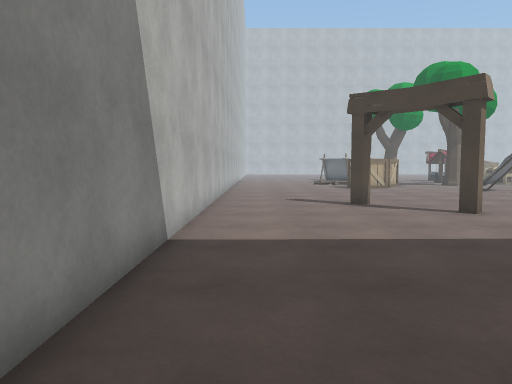
view 1 (above)

18 first-person views from a walk through a 3-D level made in the Unity game engine. The camera is 1.3 m above the floor, tilts 4° down and sees 70° across. The floor is counted in squares, 1 m on a side. Each view is taken from the middle of a square. On the plan, view 1 faces up. The plan holds only what a view shows up to about 15 squares ahead; the rest is blank. The place goes on beyond the plan. Some animated figures are not drawn. Surface patterns are stand-ins for the level's own textures.

view 2
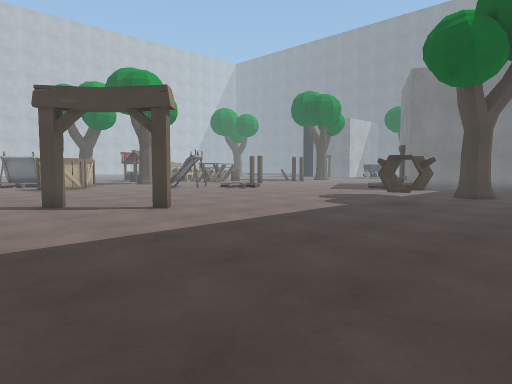

view 3
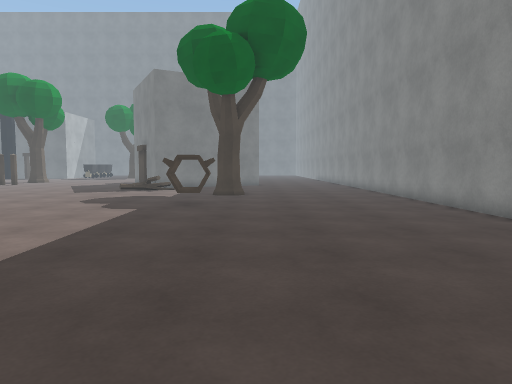

view 4
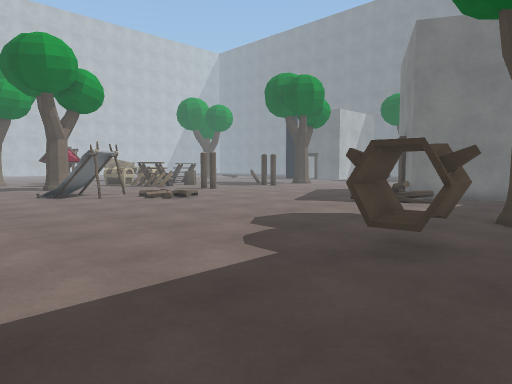

view 5
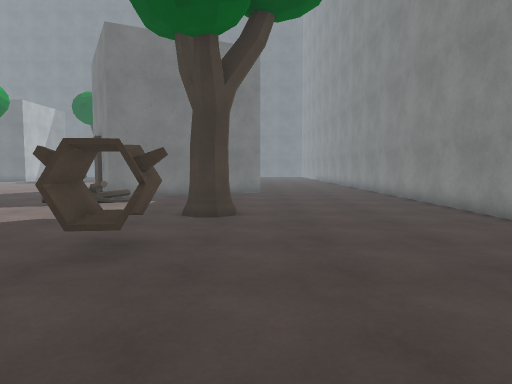

view 6
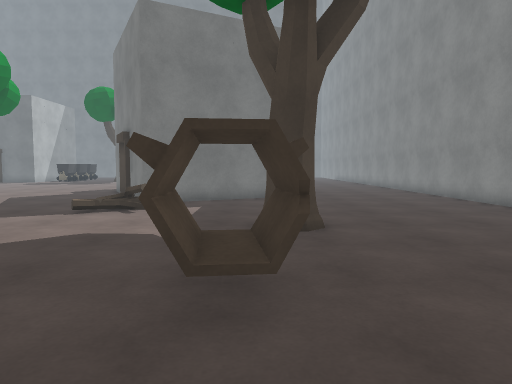

view 7
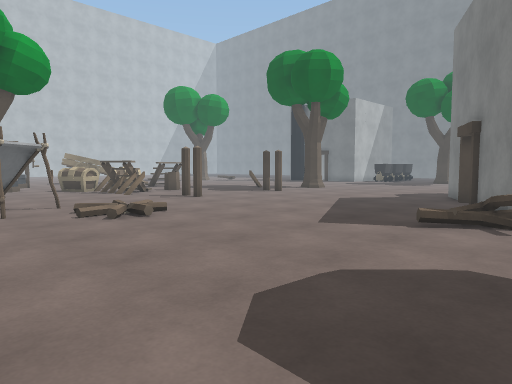

view 8
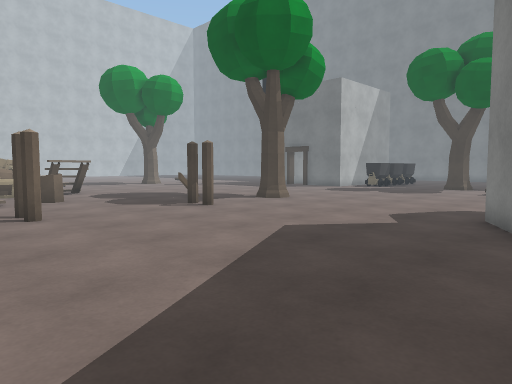

view 9
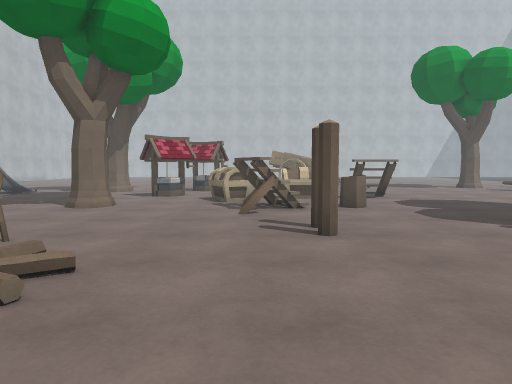

view 10
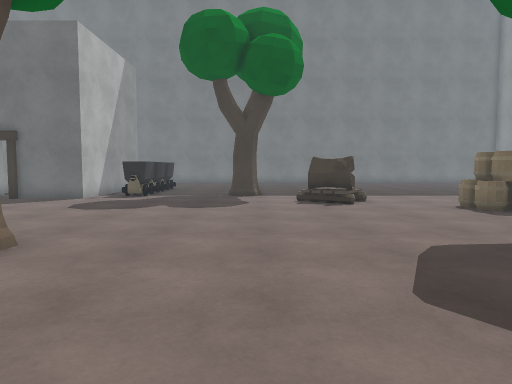

view 11
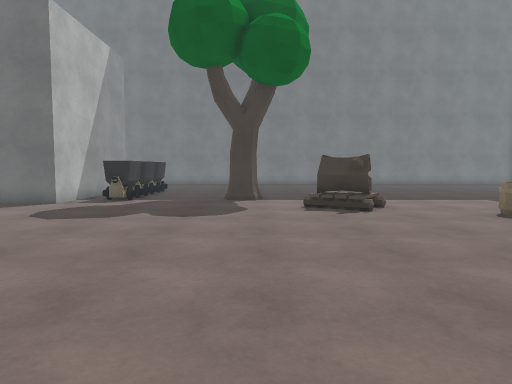

view 12
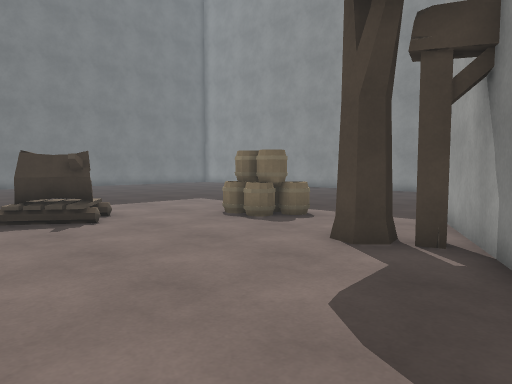

view 13
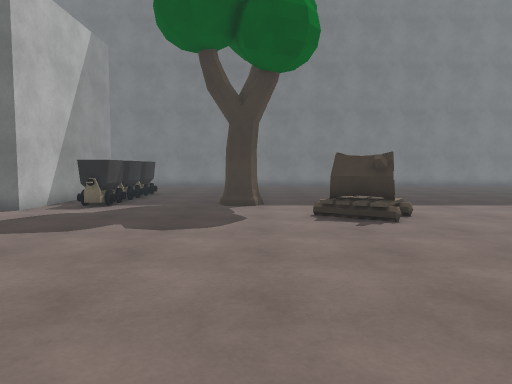

view 14
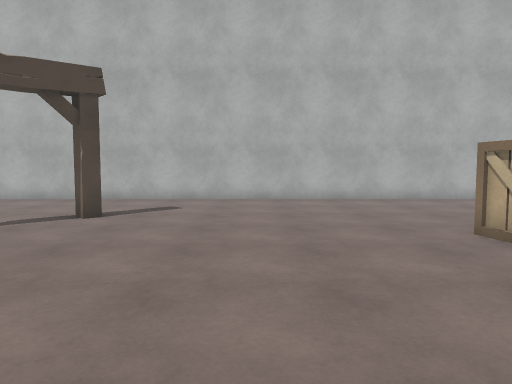

view 15
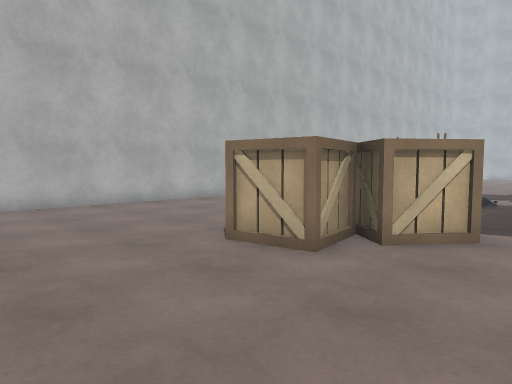

view 16
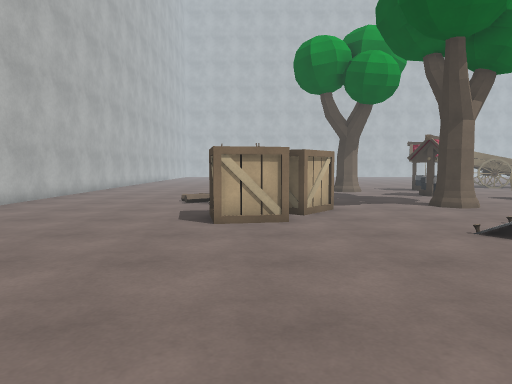

view 17
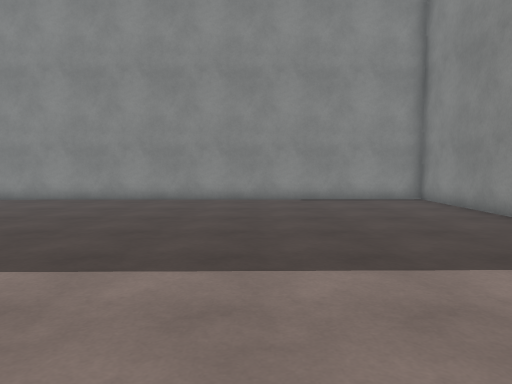

view 18
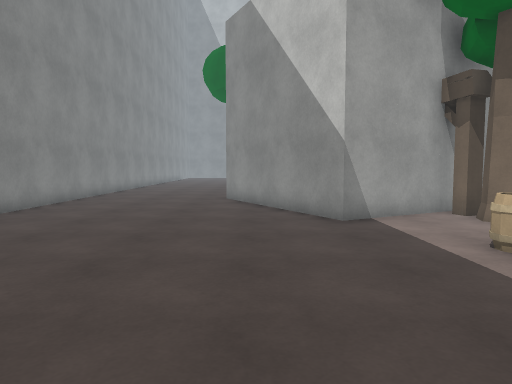

### Floor plan
Key: @ floor where view 1 was taken; # wall or solid block; . floor; / step, stairs or slope; = window, fence, low wall or low ledge; v drop or lower ground; O other object.
Columns run from 2 left of view 1 to 43 right of it. Each row starts with its distance up from view 1.
 28 #.....     .........O OOO Ov....
 27 #...../    ........OOO .  ......
 26 #....../   .........O  . ......         .#
 25 #.......   ....O#...#//.O.....         ..# OOO
 24 #........O O.........#/.O.....       ....OOOOO
 23 #.......OOOO.........#.......       .....OOOOO
 22 #.......OOO...................    ........#
 21 #.......OO...../......#.....#..OO.........####
 20 #............///#.....#.....#...O.............
 19 #.............#=#.............................
 18 #..............#.//...........................
 17 #................//.......................OO
 16 #................//.......................##.
 15 #.............................................
 14 #......................................##.....
 13 #.....#................................##.
 12 #............................OO..........
 11 #..........................##OOO...........
 10 #.......#............O...O##  OO#OO...........
  9 #.....................=.OO    OOO....OO.......
  8 #.....................=.OO    OOO...OO  ......
  7 #........................OOO    OO.....  .....
  6 #.............##.........OOOOOOOOO.......   ..
  5 #.............##...O......O  OOOO........
  4 #.................OO....    OOO.......... .
  3 #......................... OO............
  2 #........................................
  1 #......................................
  0 #.@...................................
 -1 #...................................
 -2 #..................................
 -3 #........########################
 -4 ##########

Positions as (right, up) in squares from view 1, and headings:
1: (0, 0), facing up
2: (0, 0), facing up-right
3: (0, 3), facing right
4: (7, 3), facing up-right
5: (7, 3), facing right
6: (9, 5), facing right
7: (11, 7), facing up-right
8: (18, 10), facing up-right
9: (19, 13), facing up
10: (24, 16), facing right
11: (26, 16), facing right
12: (28, 16), facing down-right
13: (28, 16), facing right
14: (13, 17), facing left
15: (11, 17), facing up-left
16: (7, 13), facing up
17: (5, 11), facing down
18: (40, 4), facing left
